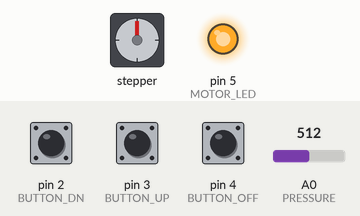
Simulated run of this sketch. Board: Arduino Uno, built with avr-gcc and run on an emulated ATmega328P. Shown: stepper motor, output pins drawn as LEDs (lit = HIGH). The test bench sets the inputs (shaded band); at power-on: A0 (PRESSURE) = 512, pin 2 (BUTTON_DN) LOW, pin 3 (BUTTON_UP) LOW, pin 4 (BUTTON_OFF) HIGH. Stepper angles assume 200 steps per turn.

Above: at 1.2 s.
1.3 s: A0 (PRESSURE) set to 524
At 1.45 s:
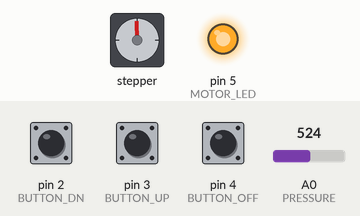
At 2.05 s:
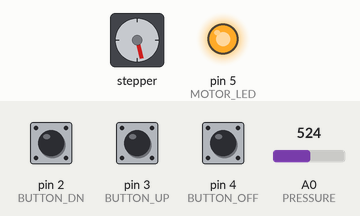
Timing chart, 0 to 19.3 s (numbered marks = the images above; inputs shaded):
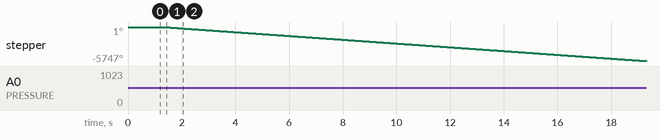

The sketch:

adaStep02.ino
```cpp
/***********************************************************
*JAMES ROSS adapted from <name>
*6 FEBRUARY 2016
*CLIENT:
*PROJECT: PSI pressure value w/ stepper motor.
*
*ABSTRACT: Program to monitor pressure and adjust by
*activating a stepper controlled preseure relief valve.
***********************************************************/

//#define DEBUG 1    //comment out to suppress debug prints
#include <Wire.h>
#include <Adafruit_PWMServoDriver.h>
#include <Adafruit_MotorShield.h>
#include "adaStep02.h"

volatile float targetPressure = 682.0;  // Arbitrarily set to about 3000psi.
float sensorValue = 0.0;                // Return value from pressure read.
int16_t openStepCount = 0;              // count from starting position opened

// shield object
Adafruit_MotorShield AFMS = Adafruit_MotorShield();
// stepper object w/ number of motors. counts, port#2 (m3 m4)
Adafruit_StepperMotor *myMotor = AFMS.getStepper(STEP_REV, STEP_CH);

// function prototypes
void init_valve();  // initialize the LED, coils
void open_valve();  // opens valve, decreases pressure.
void close_valve(); // close valve, increase pressure.
void clear_clog();  // clog occured, clear the valve.

/******************************************************************************
*                   INTERRUPT SERVICE ROUTINES:
******************************************************************************/

/******************************************************************************
*           ISR TO CLOSE VALVE BASED ON BUTTON_DN PRESS:
******************************************************************************/
void increase_pressure_ISR(){
  targetPressure += INC_TARGET;
}//end increase_pressure_ISR

/******************************************************************************
*           ISR TO OPEN VALVE BASED ON BUTTON_UP PRESS:
******************************************************************************/
void decrease_pressure_ISR(){
  targetPressure -= DEC_TARGET;
}//end decrease_pressure_ISR

/******************************************************************************
*                           VOID SETUP:
******************************************************************************/
void setup()  // Setup called once in every program to initialize everything.
{
    AFMS.begin();          // default frequency 1.6KHz
    Serial.begin(SERIAL_V);// prints out analog voltage on display

    // motor setup routines
    myMotor->setSpeed(XXRPM);
    myMotor->release();

    pinMode(PRESSURE,   INPUT); // pressure reading from sensor
    pinMode(BUTTON_DN,  INPUT); // pressure increase button
    pinMode(BUTTON_UP,  INPUT); // pressure decrease button
    pinMode(BUTTON_OFF, INPUT); // sepper motor off button

    pinMode(MOTOR_LED, OUTPUT); // motor power green LED

    // Interupts only works on pins 2,3 for ATMEGA328
    attachInterrupt(0, decrease_pressure_ISR, CHANGE);
    attachInterrupt(1, increase_pressure_ISR, CHANGE);

    // TODO: think about moving away from prepressurizing the system.
    sensorValue = analogRead(PRESSURE); // the initial pressure.
    targetPressure = sensorValue;       // the initial target pressure.

    init_valve(); // initialize the LED and motor coils
} // end setup

/******************************************************************************
*                           VOID LOOP:
******************************************************************************/
void loop()
{//******************* Motor Power Logic **************************************
    if(0==digitalRead(BUTTON_OFF)){ // check off button.
        myMotor->release();
        digitalWrite(MOTOR_LED, LOW); // motor power light OFF
        DEBUG_PRINTNL("Motor OFF");
    }//end if

//**************** Acheive target pressure ************************************
    while((sensorValue = analogRead(PRESSURE)) > targetPressure){
        if(sensorValue > CLOG_VAL(targetPressure)){
            clear_clog();
            DEBUG_STATE_PRINT("CLOG", targetPressure, sensorValue);
        }//end if
        else{
            open_valve();
            DEBUG_STATE_PRINT("HIGH", targetPressure, sensorValue);
        }//end else if
    }// end while

    while((sensorValue = analogRead(PRESSURE)) < targetPressure){
        close_valve();
        DEBUG_STATE_PRINT("LOW", targetPressure, sensorValue);
    } //end if

    #ifdef DEBUG
    if(sensorValue == targetPressure){
        DEBUG_STATE_PRINT("STEADY", targetPressure, sensorValue);}
    #endif
} // end loop()

/******************************************************************************
*                           VOID INIT_VALVE:
******************************************************************************/
void init_valve(){
    digitalWrite(MOTOR_LED, HIGH); // motor power light ON
    // Enable to coils. TODO: Required when default position code is done?
    myMotor->step(INIT_STEP, BACKWARD, INTERLEAVE);
    delay(10);
    myMotor->step(INIT_STEP, FORWARD, INTERLEAVE);
}// end init_valve

/******************************************************************************
*                           VOID OPEN_VALVE:
******************************************************************************/
void open_valve(){
    myMotor->step(OPEN_STEP, BACKWARD, INTERLEAVE);
    ++openStepCount;
    DEBUG_PRINTNL("OPENING Valve, Decreasing Pressure");
}// end open_valve

/******************************************************************************
*                       VOID CLOSE_VALVE:
******************************************************************************/
void close_valve(){
    if(openStepCount > 0){
        myMotor->step(CLOSE_STEP, FORWARD, INTERLEAVE);
        DEBUG_PRINTNL("CLOSING Valve, Increasing Pressure");
        --openStepCount;
    }//end if
}// end close_valve

/******************************************************************************
*                           VOID CLEAR_CLOG:
******************************************************************************/
void clear_clog(){
    myMotor->step(CLOG_STEP, BACKWARD, INTERLEAVE);
    delay(1);
    myMotor->step(CLOG_STEP, FORWARD, INTERLEAVE);
    DEBUG_PRINTNL("ALTERNATING pressure to clear a clog");
}// end clear_clog
/******************************************************************************
*                               EOF
******************************************************************************/
```

adaStep02.h
```cpp
/***********************************************************
*JAMES ROSS
*6 FEBRUARY 2016
*CLIENT:
*PROJECT: PSI pressure value w/ stepper motor.
*
*ABSTRACT: Header file defining pin assignments and
*common values used througout the program.
***********************************************************/
// Debug print macros
#ifdef DEBUG
    #define DEBUG_STATE_PRINT(state, target, sens){                            \
        Serial.print("Pressure " state " , Target: ");                         \
        Serial.print(target);                                                  \
        Serial.print(" Sample: ");                                             \
        Serial.println(sens);                                                  \
    } //end debug_state_print

    #define DEBUG_PRINT(toPrint)   Serial.print(tPrint);
    #define DEBUG_PRINTNL(toPrint) Serial.println(toPrint);
#else // The macros do nothing.
    #define DEBUG_STATE_PRINT(state, target, sens)
    #define DEBUG_PRINT(toPrint)
    #define DEBUG_PRINTNL(toPrint)
#endif


// Arduino values
#define SERIAL_V         9600  // analog voltage on display
#define CLOSED           0     // valve is closed
#define OPEN             1     // valve is open

// Clog values
#define CLOG_OFFSET      36.0  // offset from a target value showing a clog
#define CLOG_VAL(target) ((target)+CLOG_OFFSET) //value when clogged

// Motor values
#define STEP_REV    200  // steps per revolution on the motor
#define STEP_CH     2    // associated stepper channel for the motor
#define XXRPM       60   // setup xx rpm of motor.

// Step sizes
#define INIT_STEP   1   // initial steps for coils
#define CLOSE_STEP  1   // close valve
#define OPEN_STEP   1   // open valve
#define CLOG_STEP   50  // open and close value for clog removal

// ISR targetPressure granularity
#define INC_TARGET  1   // increase ammount
#define DEC_TARGET  1   // decrease ammount

// Physical pins:
#define PRESSURE    A0  //ANALOG INPUT FOR PRESSURE SENSOR
#define BUTTON_DN   2   //DECREASE PRESSURE
#define BUTTON_UP   3   //INCREASE PRESSURE
#define BUTTON_OFF  4   //DISABLE/ENABLE MOTOR
#define MOTOR_LED   5   //MOTOR POWER INDICATOaR LED
/******************************************************************************
*                               EOF
******************************************************************************/
```

Measured:
- the behaviour switches between 512 and 513 on A0 (PRESSURE) (found by bisection; images 0 and 1)
- after the input at 1.3 s, stepper: keeps turning counter-clockwise at about 319°/s, starting at once
